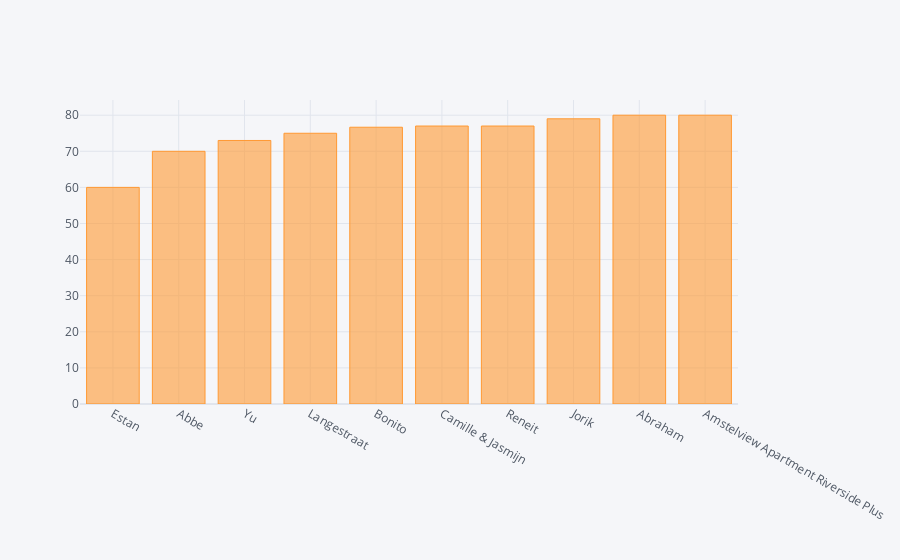

Notebook code cell kept with this figure:
### Code cell
# Bottom 10 review ratings scorers

df_2nd.groupby('host_name').mean()['review_scores_rating'].nsmallest(n=10).iplot(kind='bar')

### Figure 1 — Plotly figure (JSON) as saved in the notebook; plotly's stock layout.template omitted (floating-point values rounded to 4 significant figures)
{"data": [{"marker": {"color": "rgba(255, 153, 51, 0.6)", "line": {"color": "rgba(255, 153, 51, 1.0)", "width": 1}}, "name": "review_scores_rating", "orientation": "v", "text": "", "type": "bar", "x": ["Estan", "Abbe", "Yu", "Langestraat", "Bonito", "Camille & Jasmijn", "Reneit", "Jorik", "Abraham", "Amstelview Apartment Riverside Plus"], "y": [60, 70, 73, 75, 76.67, 77, 77, 79, 80, 80]}], "layout": {"legend": {"bgcolor": "#F5F6F9", "font": {"color": "#4D5663"}}, "paper_bgcolor": "#F5F6F9", "plot_bgcolor": "#F5F6F9", "title": {"font": {"color": "#4D5663"}}, "xaxis": {"gridcolor": "#E1E5ED", "showgrid": true, "tickfont": {"color": "#4D5663"}, "title": {"font": {"color": "#4D5663"}, "text": ""}, "zerolinecolor": "#E1E5ED"}, "yaxis": {"gridcolor": "#E1E5ED", "showgrid": true, "tickfont": {"color": "#4D5663"}, "title": {"font": {"color": "#4D5663"}, "text": ""}, "zerolinecolor": "#E1E5ED"}}}
